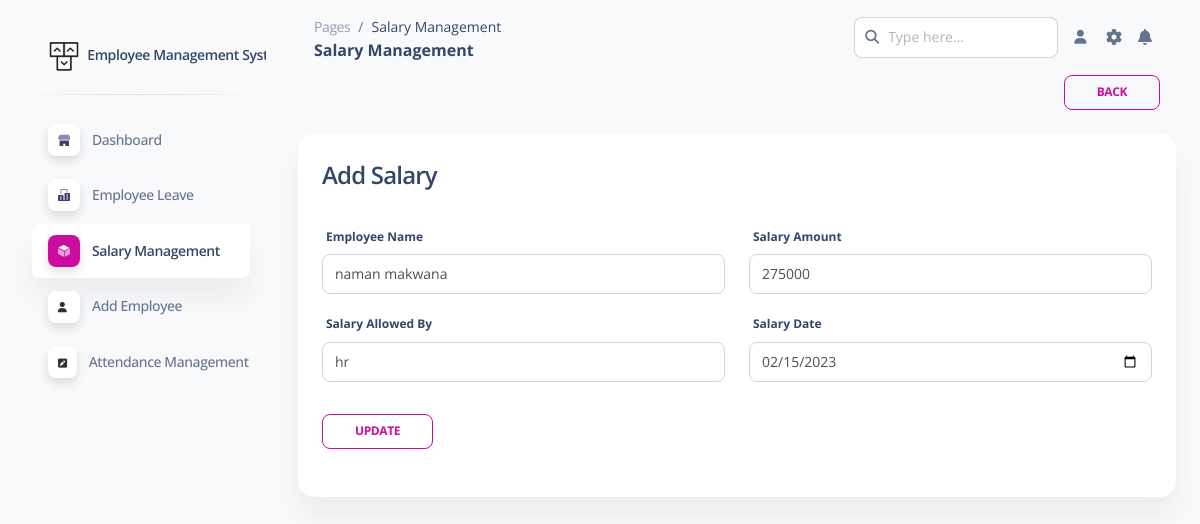
Page /pages/add_admin_sal.php?id=3 on the earlier database version.
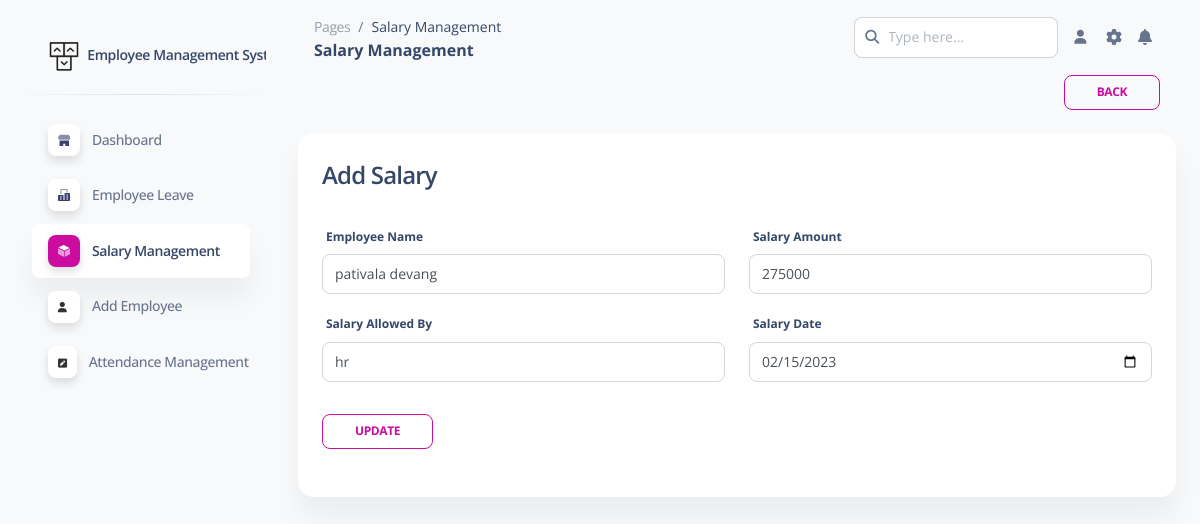
Same page on the later database version.
### tables this page shows
CREATE TABLE `salary__tbl` (
  `id` int(20) NOT NULL,
  `emp_id` int(20) NOT NULL,
  `salary_amount` bigint(80) NOT NULL,
  `salary_allowed_by` varchar(255) NOT NULL,
  `salary_date` varchar(20) NOT NULL
);

CREATE TABLE `user__tbl` (
  `Id` int(20) NOT NULL,
  `user_fname` varchar(255) NOT NULL,
  `user_lname` varchar(255) NOT NULL,
  `user_email` varchar(255) DEFAULT NULL,
  `user_contact` bigint(12) NOT NULL,
  `user_dob` date DEFAULT NULL,
  `user_role` enum('0','1','2') NOT NULL COMMENT '0 = Employee\r\n1 = HR\r\n2 = Owner',
  `user_address` varchar(255) DEFAULT NULL,
  `user_profile_pic` varchar(255) DEFAULT NULL,
  `User_pass` varchar(255) NOT NULL
);

### pages/add_admin_sal.php (the view, shortened to what the changed rows need)
 <?php
    $conn=mysqli_connect("localhost","root","","employee_management")or die("error in connection");
    $e_id=$_GET['id'];
?>
<!DOCTYPE html>
<html lang="en">
<head>
  <link href="../assets/css/nucleo-icons.css" rel="stylesheet" />
  <link href="../assets/css/nucleo-svg.css" rel="stylesheet" />
  <link href="../assets/css/nucleo-svg.css" rel="stylesheet" />
  <link id="pagestyle" href="../assets/css/soft-ui-dashboard.css?v=1.0.6" rel="stylesheet" />
</head>
<body class="g-sidenav-show  bg-gray-100">
  <main class="main-content position-relative max-height-vh-100 h-100 border-radius-lg ">
    <div class="container-fluid py-4">
      <div class="row">
        <div class="col-12">
          <div class="card mb-4">
            <div class="card-body px-0 pt-0 pb-2">
              <div class="table-responsive p-0">
                <table class="table align-items-center mb-0">
                  <tbody>
                  <?php
                  $querys="select * from salary__tbl where id=$e_id";
                  $results=mysqli_query($conn,$querys);
                    while($row=mysqli_fetch_array($results)){
                    ?>
                  <div class="card-body">
                      <form role="form" method="POST">
                        <div class="row">
                          <div class="col-md-6">
                            <label>Employee Name</label>
                            <div class="mb-3">
                            <select name="emp_name" class="form-control">
                            <?php
                                $querysss="select * from user__tbl";
                                $resultsss=mysqli_query($conn,$querysss);
                                while($rowss=mysqli_fetch_array($resultsss))
                                {
                                $option = $rowss['user_fname']." ".$rowss['user_lname'];
                                $id = $rowss['Id']; ?>
                                    <option value="<?php echo $id; ?>" <?php if($id == $row['emp_id']){echo "selected";} ?>> <?= $option; ?> </option>
                                <?php }
                            ?>
                            </select>
                          </div>
                          </div>
                          <div class="col-md-6">
                            <label>Salary Amount</label>
                            <div class="mb-3">
                              <input type="text" class="form-control" placeholder="Salary Amount" aria-label="Salary Amount" aria-describedby="Salary Amount-addon" name="salary_amount" value="<?php echo $row['salary_amount']; ?>">
                            </div>
                          </div>
                          <div class="col-md-6">
                            <label>Salary Allowed By</label>
                            <div class="mb-3">
                              <input type="text" class="form-control" placeholder="Salary Allowed By" aria-label="Salary Allowed By" aria-describedby="Salary Allowed By-addon" name="salary_allowed_by" value="<?php echo $row['salary_allowed_by']; ?>">
                            </div>
                          </div>
                          <div class="col-md-6">
                            <label>Salary Date</label>
                            <div class="mb-3">
                              <input type="date" class="form-control" placeholder="Salary Date" aria-label="Salary Date" aria-describedby="Salary Date" name="salary_date" value="<?php echo $row['salary_date'] ?>">
                            </div>
                          </div>
                        </div>
                        <input type="submit" value="Update" name="update" class="btn btn-outline-primary btn-sm mb-3 mt-3 me-3">
                      </form>
                    </div>
                  </table>
              </div>
            </div>
          </div>
        </div>
      </div>
    </div>
                 <?php
                    }
                ?>
  </main>
</body>
</html>

Differences in the rows shown:
changed through a linked row, salary__tbl "hr": emp_name "naman makwana" → "pativala devang"
